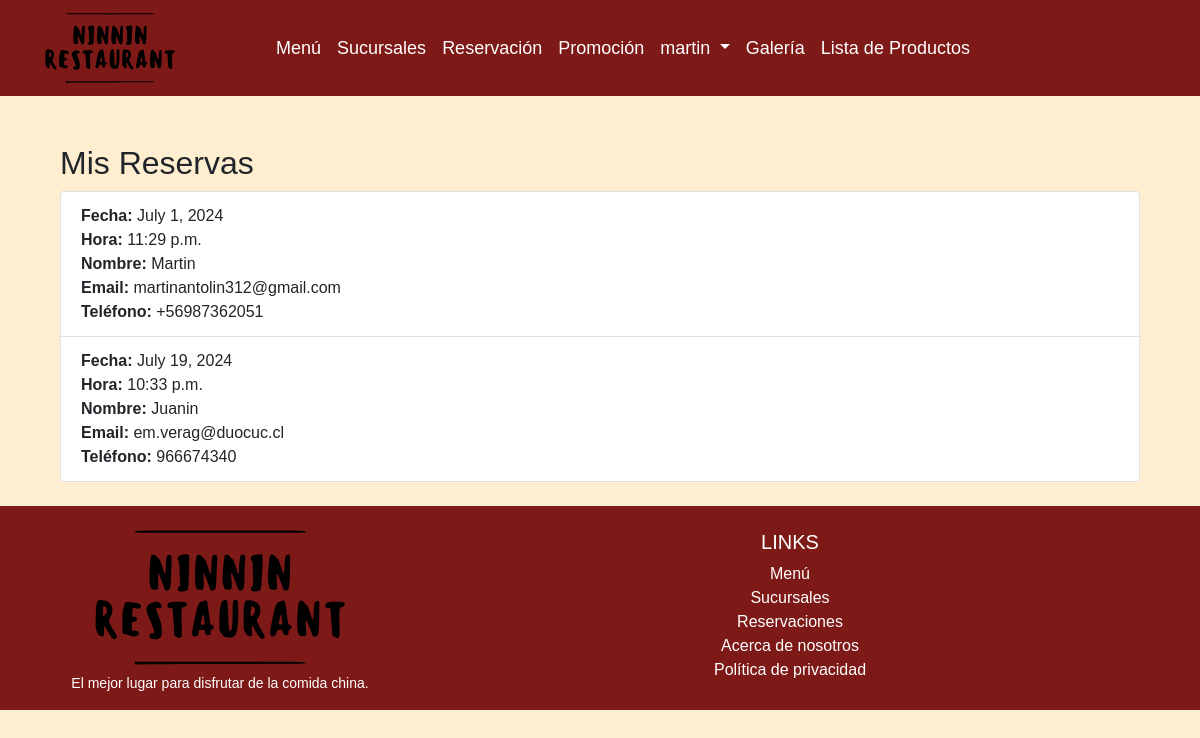
/clientes/mis_reservas/ (signed in), run on an earlier commit of the app's database.
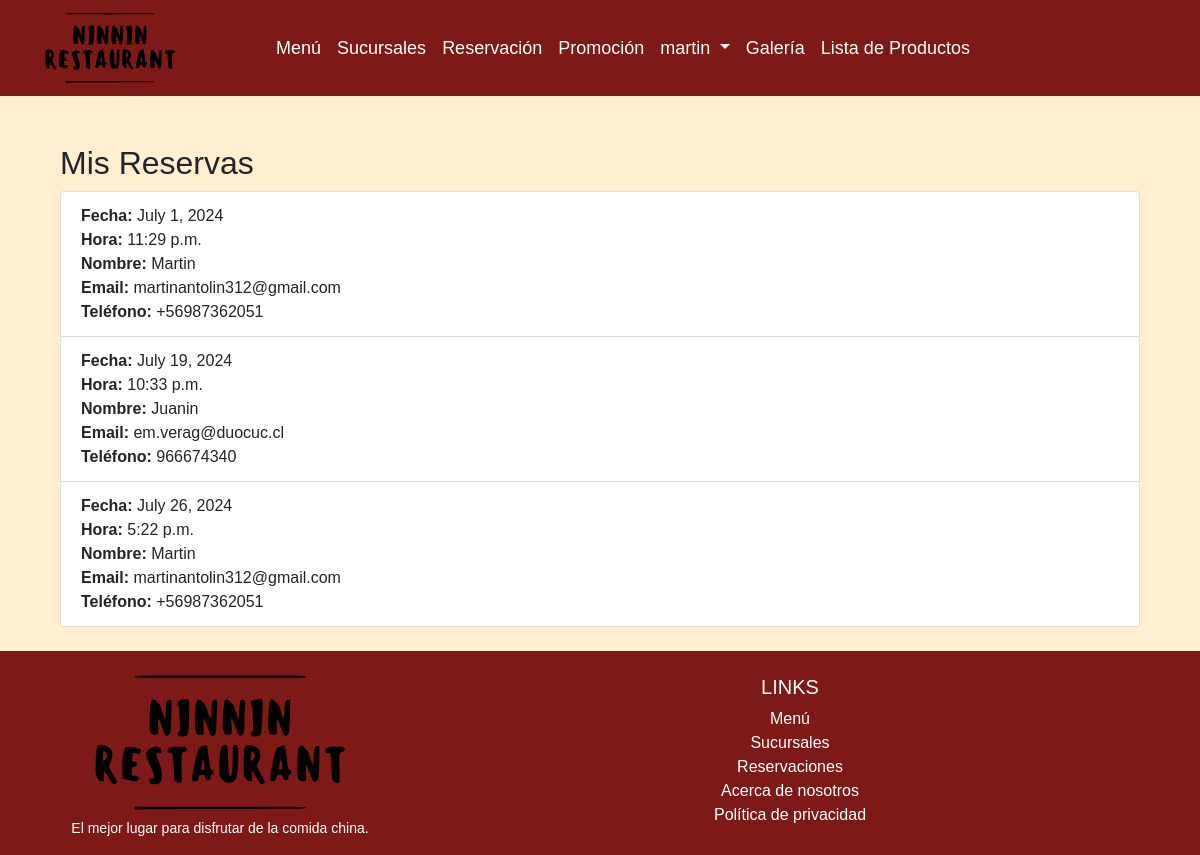
And on a later commit of the database.
### clientes/models.py (models this page shows, shortened)
class Reserva(models.Model):
    id_reserva = models.AutoField(db_column='idreserva', primary_key=True)
    cli_reserva = models.ForeignKey(Cliente, on_delete=models.CASCADE)
    nombre = models.CharField(max_length=100)
    email = models.EmailField()
    telefono = models.CharField(max_length=45)
    fecha_reserva = models.DateField()
    hora = models.TimeField()

### clientes/views.py (the view)
# urls.py: path('mis_reservas/', views.mis_reservas, name='mis_reservas'),
@login_required
def mis_reservas(request):
    try:
        cliente = request.user.cliente  # Asumiendo que tienes un perfil de cliente relacionado con el usuario
        reservas = Reserva.objects.filter(cli_reserva=cliente)
    except Cliente.DoesNotExist:
        reservas = None
    return render(request, 'reservas/mis_reservas.html', {'reservas': reservas})

### clientes/templates/reservas/mis_reservas.html
{% extends "clientes/base.html" %}
{% block content %}
<div class="container mt-5">
    <h2>Mis Reservas</h2>
    {% if reservas %}
        <ul class="list-group">
            {% for reserva in reservas %}
                <li class="list-group-item">
                    <strong>Fecha:</strong> {{ reserva.fecha_reserva }} <br>
                    <strong>Hora:</strong> {{ reserva.hora }} <br>
                    <strong>Nombre:</strong> {{ reserva.nombre }} <br>
                    <strong>Email:</strong> {{ reserva.email }} <br>
                    <strong>Teléfono:</strong> {{ reserva.telefono }} <br>
                </li>
            {% endfor %}
        </ul>
    {% else %}
        <p>No tienes reservas.</p>
    {% endif %}
</div>
{% endblock %}

What changed in the data, as far as the page shows it:
added Reserva: fecha_reserva "July 26, 2024", hora "5:22 p.m.", nombre "Martin", email "martinantolin312@gmail.com", telefono "+56987362051"
